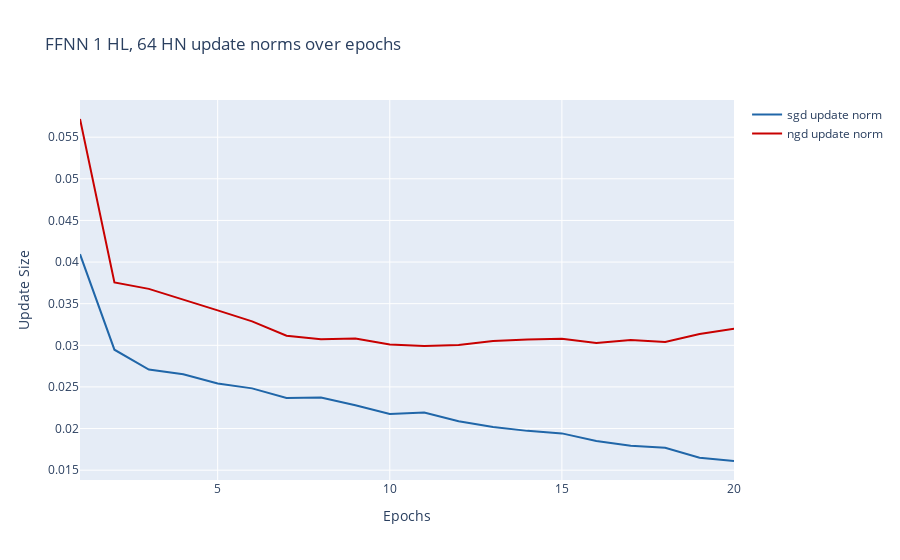
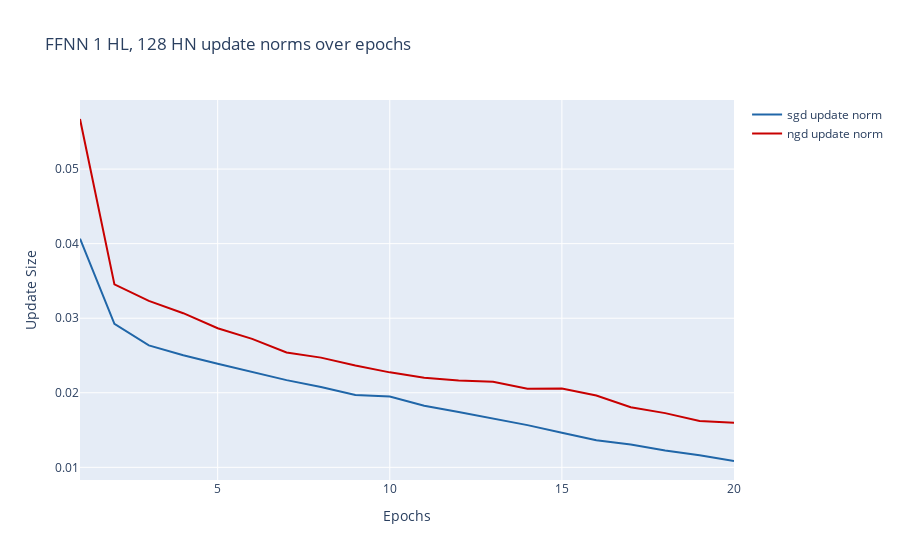
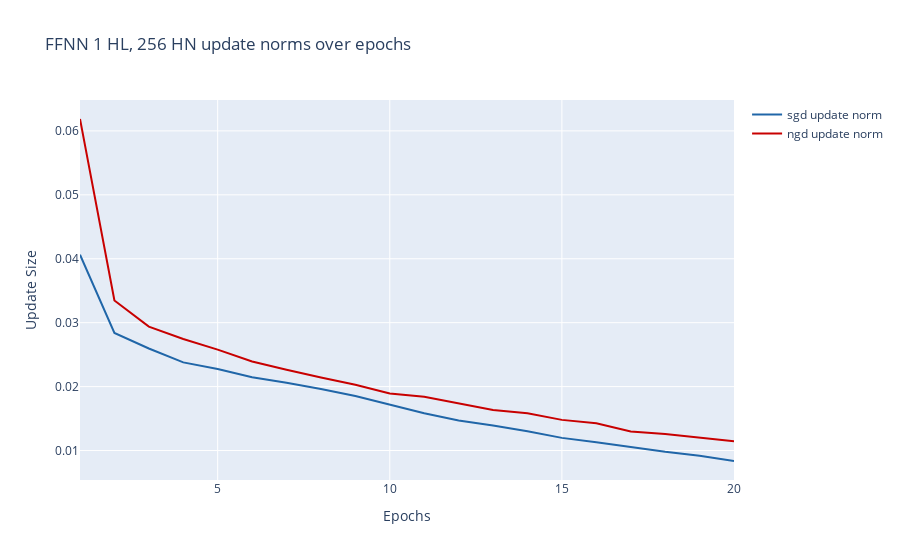
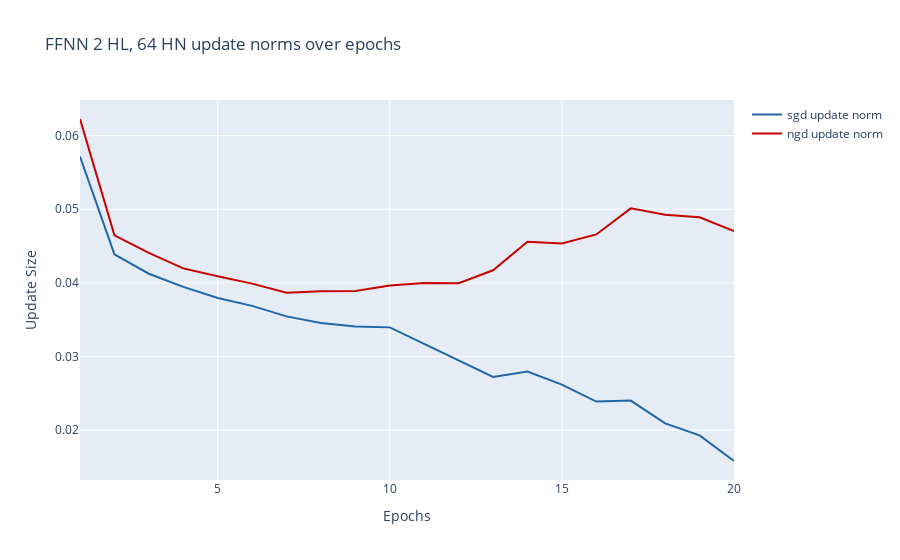

Notebook code for these charts, in order:
### Code cell
# Gradient norms over epochs for NGD and SGD, note that each step corresponds to one minibatch

update_norm_figures = {}


for title in models.keys():
    update_norm_fig = go.Figure()
    color_index = 0
    for optim in optimizers:
        color = color_cycle[color_index % len(color_cycle)]
        color_index += 1
        update_norm_fig.add_trace(go.Scatter(
            x=epochs,
            y=update_norms[title][optim],
            mode="lines",
            line=dict(color=color),
            name=f"{optim} update norm"))
    update_norm_fig.update_layout(
        title=f"{title} update norms over epochs",
        xaxis_title="Epochs",
        yaxis_title="Update Size",
        yaxis_type="linear",
    )
    update_norm_figures[title] = update_norm_fig
    update_norm_fig.show()

### Figure 1 — Plotly figure (JSON) as saved in the notebook; plotly's stock layout.template omitted (floating-point values rounded to 4 significant figures)
{"data": [{"line": {"color": "rgb(32, 102, 168)"}, "mode": "lines", "name": "sgd update norm", "type": "scatter", "x": [1, 2, 3, 4, 5, 6, 7, 8, 9, 10, 11, 12, 13, 14, 15, 16, 17, 18, 19, 20], "y": [0.04094, 0.02947, 0.02709, 0.02652, 0.0254, 0.02483, 0.02367, 0.02372, 0.02279, 0.02174, 0.02193, 0.02087, 0.0202, 0.01972, 0.01942, 0.01851, 0.01795, 0.01769, 0.0165, 0.0161]}, {"line": {"color": "rgb(200, 0, 0)"}, "mode": "lines", "name": "ngd update norm", "type": "scatter", "x": [1, 2, 3, 4, 5, 6, 7, 8, 9, 10, 11, 12, 13, 14, 15, 16, 17, 18, 19, 20], "y": [0.05718, 0.03756, 0.03678, 0.03551, 0.03419, 0.03287, 0.03116, 0.03074, 0.03081, 0.03009, 0.02992, 0.03005, 0.03052, 0.03071, 0.03078, 0.03027, 0.03064, 0.0304, 0.03135, 0.032]}], "layout": {"title": {"text": "FFNN 1 HL, 64 HN update norms over epochs"}, "xaxis": {"title": {"text": "Epochs"}}, "yaxis": {"title": {"text": "Update Size"}, "type": "linear"}}}

### Figure 2 — Plotly figure (JSON) as saved in the notebook; plotly's stock layout.template omitted (floating-point values rounded to 4 significant figures)
{"data": [{"line": {"color": "rgb(32, 102, 168)"}, "mode": "lines", "name": "sgd update norm", "type": "scatter", "x": [1, 2, 3, 4, 5, 6, 7, 8, 9, 10, 11, 12, 13, 14, 15, 16, 17, 18, 19, 20], "y": [0.04067, 0.02924, 0.02636, 0.02503, 0.0239, 0.02276, 0.0217, 0.02077, 0.0197, 0.0195, 0.01826, 0.01742, 0.01656, 0.01566, 0.01464, 0.01362, 0.01305, 0.01225, 0.01163, 0.01085]}, {"line": {"color": "rgb(200, 0, 0)"}, "mode": "lines", "name": "ngd update norm", "type": "scatter", "x": [1, 2, 3, 4, 5, 6, 7, 8, 9, 10, 11, 12, 13, 14, 15, 16, 17, 18, 19, 20], "y": [0.05672, 0.03454, 0.03232, 0.03067, 0.02865, 0.02723, 0.02541, 0.02471, 0.02366, 0.02274, 0.022, 0.02165, 0.02147, 0.02054, 0.02058, 0.01963, 0.01805, 0.01727, 0.0162, 0.016]}], "layout": {"title": {"text": "FFNN 1 HL, 128 HN update norms over epochs"}, "xaxis": {"title": {"text": "Epochs"}}, "yaxis": {"title": {"text": "Update Size"}, "type": "linear"}}}

### Figure 3 — Plotly figure (JSON) as saved in the notebook; plotly's stock layout.template omitted (floating-point values rounded to 4 significant figures)
{"data": [{"line": {"color": "rgb(32, 102, 168)"}, "mode": "lines", "name": "sgd update norm", "type": "scatter", "x": [1, 2, 3, 4, 5, 6, 7, 8, 9, 10, 11, 12, 13, 14, 15, 16, 17, 18, 19, 20], "y": [0.04063, 0.02838, 0.02596, 0.02379, 0.02275, 0.02146, 0.0206, 0.01964, 0.01854, 0.01723, 0.01583, 0.01469, 0.01392, 0.01303, 0.01198, 0.01131, 0.01054, 0.009804, 0.009187, 0.008363]}, {"line": {"color": "rgb(200, 0, 0)"}, "mode": "lines", "name": "ngd update norm", "type": "scatter", "x": [1, 2, 3, 4, 5, 6, 7, 8, 9, 10, 11, 12, 13, 14, 15, 16, 17, 18, 19, 20], "y": [0.06186, 0.03348, 0.02938, 0.02745, 0.02578, 0.02392, 0.02265, 0.02141, 0.0203, 0.01893, 0.01843, 0.01742, 0.01634, 0.01583, 0.01479, 0.01428, 0.01299, 0.01259, 0.01201, 0.01143]}], "layout": {"title": {"text": "FFNN 1 HL, 256 HN update norms over epochs"}, "xaxis": {"title": {"text": "Epochs"}}, "yaxis": {"title": {"text": "Update Size"}, "type": "linear"}}}

### Figure 4 — Plotly figure (JSON) as saved in the notebook; plotly's stock layout.template omitted (floating-point values rounded to 4 significant figures)
{"data": [{"line": {"color": "rgb(32, 102, 168)"}, "mode": "lines", "name": "sgd update norm", "type": "scatter", "x": [1, 2, 3, 4, 5, 6, 7, 8, 9, 10, 11, 12, 13, 14, 15, 16, 17, 18, 19, 20], "y": [0.05715, 0.04386, 0.04124, 0.03946, 0.03795, 0.03687, 0.03544, 0.03453, 0.03406, 0.03395, 0.03172, 0.02949, 0.02721, 0.02796, 0.02618, 0.02387, 0.02401, 0.02091, 0.01928, 0.0158]}, {"line": {"color": "rgb(200, 0, 0)"}, "mode": "lines", "name": "ngd update norm", "type": "scatter", "x": [1, 2, 3, 4, 5, 6, 7, 8, 9, 10, 11, 12, 13, 14, 15, 16, 17, 18, 19, 20], "y": [0.06225, 0.04645, 0.04406, 0.04196, 0.0409, 0.03989, 0.03867, 0.03884, 0.0389, 0.03963, 0.03999, 0.03994, 0.0417, 0.04556, 0.04534, 0.04657, 0.05011, 0.04924, 0.0489, 0.04701]}], "layout": {"title": {"text": "FFNN 2 HL, 64 HN update norms over epochs"}, "xaxis": {"title": {"text": "Epochs"}}, "yaxis": {"title": {"text": "Update Size"}, "type": "linear"}}}
